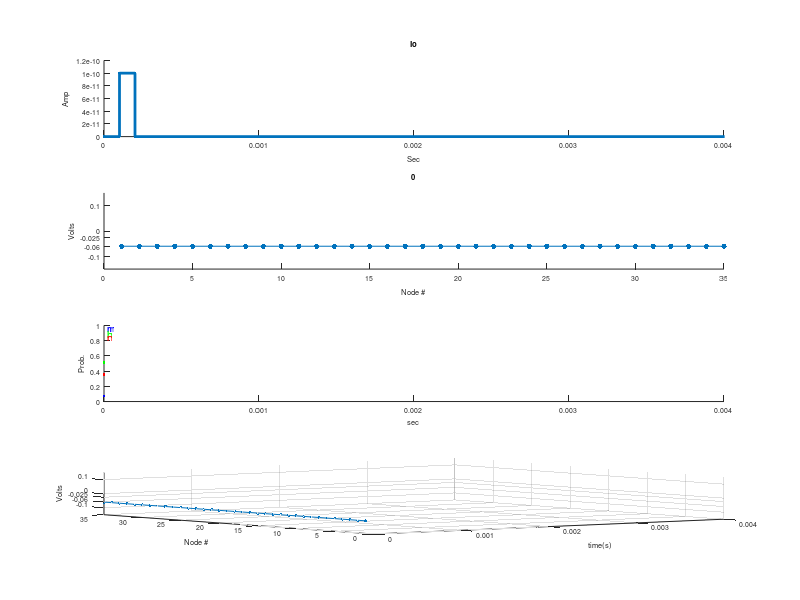

Reproduce this figure in MATLAB. (Note: this script raises an error after producing the figure.)


function [t,x]=axonmain()
global P % parameters
setUp;
[t,x]=ode15s(@Dyn,P.tD,P.Xo);
plotResults(t,x); % axon
end
% dynamic function
function Dx=Dyn(t,x)
% setProcess: Establish G matrix & other values for the process
%Set the drive matrix as well
global P                                                    % param&I-stim
N=length(x)/4; G=zeros(N); f=zeros(N,1);                    % numberOnodes
V=x(1:N);m=x(N+1:2*N);h=x(2*N+1:3*N);n=x(3*N+1:4*N);        % extractStates
for i=1:N                                                   % loop eachNode
  ga=P.xSectArea(i)/((P.Ra*P.dx(i)));                       % axon conduct
  gL=P.surfArea(i)/(P.RL);                                  % chloride/leak
  gNaMax=P.gMax_Na*P.surfArea(i)*P.isActive(i);             % Na maxConduct
  gKMax =P.gMax_K *P.surfArea(i)*P.isActive(i);             % K maxConduct
  C=P.C*P.surfArea(i);                                      % capacitance-F
  gNa=m(i)^3*h(i)*gNaMax;                                   % conductWgates
  gK =n(i)^4*gKMax;                                         % conductWgates
  a = 0.8e-4;
  Rout = 24e4;
  gout = 1/(Rout/P.xSectArea(i));
  SUMgChan=gNa+gK+gL;                                       % sum memb g's
  f(i)=(gNa*P.ENa)+(gK*P.EK)+(gL*P.ECl);                    % sum drive
  if N==1
      G = -SUMgCHan;
      f = f+interp1(P.Io(:,1),P.Io(:,2),t);
else
      if i == 1
         G(1, 1) = - ga - SUMgChan ;
         G(1, 2) = ga;
         f(1) = f(1)+interp1(P.Io(:,1),P.Io(:,2),t);
      elseif i == N
          G(N,N) = -(SUMgChan+ga);
          G(N,N-1)= ga;
      else
          G(i,i) = -(2*ga+SUMgChan);
          G(i,i-1) = ga;
          G(i,i+1) = ga;
      end
  end
end                                                        % endForEachNod
DV=(G*V+f)./C;                                              % curentBalance
[mA,nA,hA,mB,nB,hB]=getRates(V,P.Vrest);                    % alpha & betas
Dm=(-(mA+mB).*m+mA);Dh=(-(hA+hB).*h+hA);Dn=(-(nA+nB).*n+nA);% gates probs
Dx=[DV;Dm;Dh;Dn];                                           % asembleStates
set(P.h,'yData',V);title(num2str(t));drawnow;               % updateAnims
                                                 % process vars
end
% setUp : intialize variables
function P=setUp(P)
% messages
close all;                                                   % clear
fprintf('No Branching Axon');    % announce
% setup variables
global P
P.tMax=0.004;                                   % simu time sec
P.tD=0:P.tMax/100:P.tMax;                       % desired output time steps
P.Vrest = -60e-3;                               % rest voltage
P.C = 1e-6;                                     % bulk capcitance F/cm^2
P.RL = 15e3;                                    % bulk Cl Resist Ohms*cm^2
P.Ra = 3e3;                                     % bulk axon resist ohms*cm -changeBak2 3e3
P.gMax_K  = 36e-3;                              % bulk K conductance S/cm^2
P.gMax_Na = 120e-3;                             % bulk Na conduct. S/cm^2
P.ENa =  55e-3;                                 % Nernst poten. Na volts
P.EK  = -75e-3;                                 % Nernst poten. K  volts
P.ECl = -40e-3;                                % Nernst poten. Cl volts -changeBak2 -403e-3
P.N=35;                                         % # compartments/nodes/Sect
P.L=.007;                                       % overall length (cm)
% VECTOR for EACH:
Z=ones(P.N,1); z=zeros(P.N,1);                  % utility vectors 1's & 0's
P.dx=Z*(P.L/P.N);                               % subsection length (cm)
P.a=Z*3e-5;                                     % radii of all nodes (cm)
P.surfArea=2*pi.*P.a.*P.dx;                     % cm^2 -VECTOR for EACH
P.xSectArea=pi.*P.a.^2;                         % cm^2 -VECTOR for EACH
P.isActive=Z;                                   % 1 if active node, else 0
% initial conditions
Vo=P.Vrest*Z; mo=0.06915; ho=0.5142; no=0.3534; % initial gate probability
P.Xo=[Vo;mo*Z;ho*Z;no*Z];                       % stack initial states ->Xo
% Injected current pulse (Istim = Io):
I=1e-10; t1=1e-4; dur=1e-4; t2=t1+dur; miu=1e-9;% pulse start & length time
P.Io= [0 t1-miu  t1  t2  t2+miu   2*P.tMax; ... % assemble time and
      [0 0       1   1   0         0]*I]';      % current mag (pico=E-12)
setUpPlots(100,'Axon with 35 Nodes');  % Seup plots ahead of sim
end
% setup figures & animation
function setUpPlots(figNum,titleText)
global P
S=get(0,'ScreenSize');                                  % ask 4 screen size
if ~exist('figNum','var'), figure,                      % if fig# not input
else figure(figNum); end
Vo=P.Xo(1:P.N);mo=P.Xo(P.N+1:2*P.N);                    % extractInitStates
ho=P.Xo(2*P.N+1:3*P.N);no=P.Xo(3*P.N+1:4*P.N);          % extractInitStates
% place summary figure on screen:
set(gcf,'name',titleText)                               % window title
set(gcf,'Position',[.68*S(3) 0 .3*S(3) .9*S(4)]);       % put figure
% setup Stim (Io) window
subplot(4,1,1);
plot(P.Io(:,1),P.Io(:,2),'.-','linewidth',2);           % plot Io
hold on; xlim([0 P.tMax]);
xlabel('Sec'); ylabel('Amp'); title('Io');
% setup volt vs node window
subplot(4,1,2);
P.h=plot(1:P.N,P.Xo(1:P.N),'.-','markersize',12);       % P.h points 2 plot
hold on; xlabel('Node #'); ylabel('Volts');             %
set(gca,'ytick',[-.3 -.2 -.1 P.Vrest -.025 0 .1 ]);     %
ylim(.15*[-1 1]);                                       %
% setup gates vs time window
subplot(4,1,3);
plot(0,mo,'b.-',0,ho,'g.-',0,no,'r.-'); hold on;        % all gates
xlabel('sec');ylabel('Prob.');ylim([0 1]);xlim([0 P.tMax])%
text(0,.96,'  m','fontsize',6,'fontweight','bold','color','b')
text(0,.90,'  h','fontsize',6,'fontweight','bold','color','g')
text(0,.84,'  n','fontsize',6,'fontweight','bold','color','r')
% setup 3d figure window
subplot(4,1,4);
plot3(zeros(P.N,1),1:P.N,Vo,'.-','markersize',7);       %
ylabel('Node #'); xlabel('time(s)'); zlabel('Volts');   %
set(gca,'ztick',[-.3 -.2 -.1 P.Vrest -.025 0 .1 ]);     % display
grid on; xlim([0 P.tMax]); zlim(.15*[-1 1]); hold on;   %
% shrink fonts and turn off box on all:
for i=1:4,
  subplot(4,1,i);
  set(gca,'box','off','fontsize',5);
end
subplot(4,1,2);
fprintf('...Plots & variables set up...Simulating...');
drawnow;
end
function [alpha_m,alpha_n,alpha_h,beta_m,beta_n,beta_h]=getRates(Vm,Vm_rest,plotIt)
V = Vm-Vm_rest; V=V*1e3;                              % convert2 millivolts
%% rates:
%Input Rate Equation Functions Here
alpha_n = 0.01*((-V+10)./(exp((-V+10)/10)-1))*1000;
beta_n = 0.125*exp(-V/80)*1000;
alpha_m = 0.1*((-V+25)./(exp((-V+25)/10)-1))*1000;
beta_m = 4*exp(-V/18)*1000;
alpha_h = 0.07*exp(-V/20)*1000;
beta_h = 1./(exp((-V+30)/10)+1)*1000;
%% fix near singularities:
if(abs(V-25)<1e-2), alpha_m=1*1e3;   end;             % @ v=25
if(abs(V-10)<1e-2), alpha_n=0.1*1e3; end;             % @ v=10
%% plot if asked:
if exist('plotIt','var')                              % PLOT if variable in
  plot(Vm,alpha_m,'b.:',Vm,beta_m,'b.-', ...
       Vm,alpha_n,'g.:',Vm,beta_n,'g.-', ...
       Vm,alpha_h,'r.:',Vm,beta_h,'r.-')
  text(0,800,'m','fontsize',8,'fontweight','bold','color','b')
  text(0,800,'      h','fontsize',8,'fontweight','bold','color','r')
  text(0,800,'          n','fontsize',8,'fontweight','bold','color','g')
  title('Hodgekin and Huxley Gate Kinetic Rates');
  ylabel('(1/sec)'); xlabel('Volts')
end
end
% plotResults function: wrap up by ploting final results
function plotResults(t,x);
global P;
%% get variables
N=size(x,2)/4; nt=size(x,1); v1=ones(nt,1);                 % #S time,nodes
V=x(:,1:N);m=x(:,N+1:2*N);h=x(:,2*N+1:3*N);n=x(:,3*N+1:4*N);% extractStates
% V,m,h,n
%% make plots
 subplot(4,1,2); ;                           % volt VS node
 plot(1:N,V);                              % prob VS time
 subplot(4,1,3);                            % 3D plot t,N,V
 plot(t,m,'-b',t,h,'-g',t,n,'-r')
 subplot(4,1,4);
 for i= 1:N
     plot3(t,i*v1,x(:,i))
 end
axis auto
sound(sin(1:1000),1e4);               % annouyingBeep
end